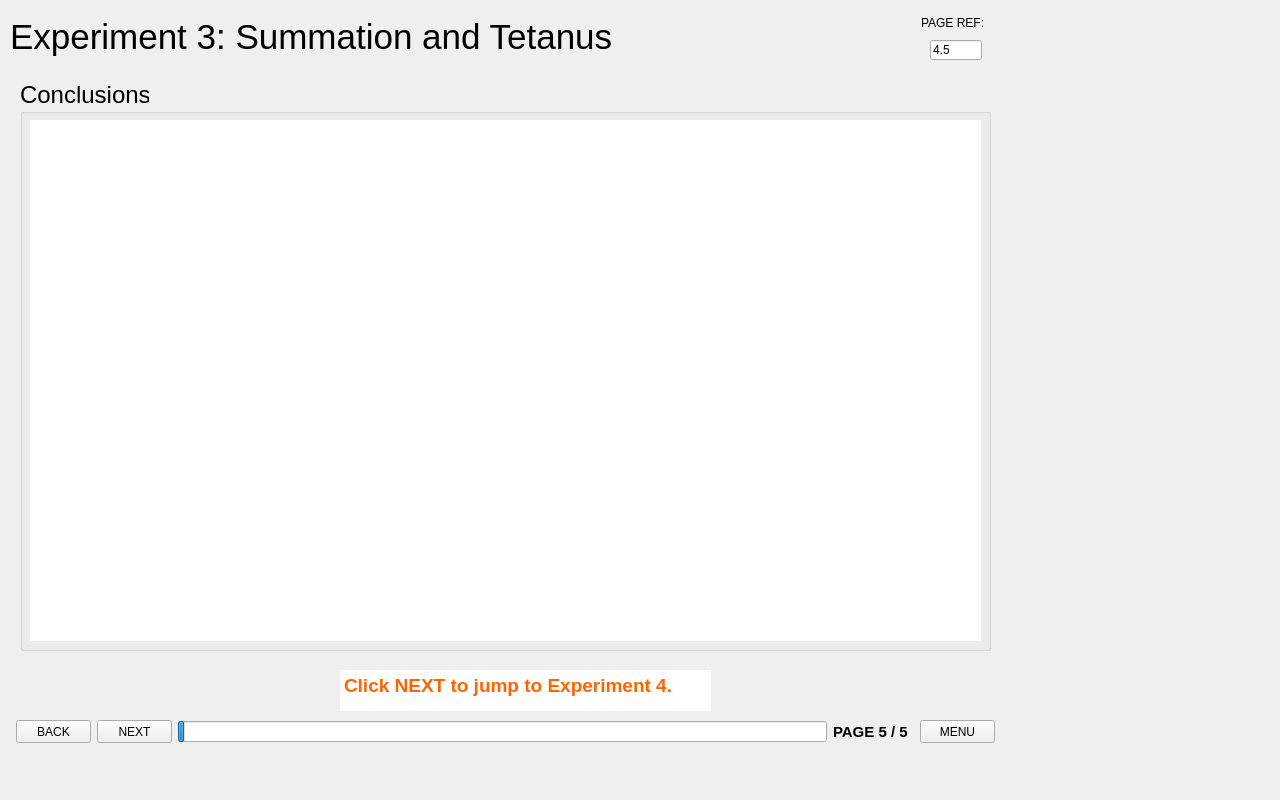
<?xml version="1.0" encoding="UTF-8"?>
<ui version="4.0">
 <class>MainWindow</class>
 <widget class="QMainWindow" name="MainWindow">
  <property name="geometry">
   <rect>
    <x>0</x>
    <y>0</y>
    <width>1280</width>
    <height>800</height>
   </rect>
  </property>
  <property name="windowTitle">
   <string>MainWindow</string>
  </property>
  <property name="autoFillBackground">
   <bool>false</bool>
  </property>
  <widget class="QWidget" name="centralwidget">
   <widget class="QLineEdit" name="lineEdit_2">
    <property name="geometry">
     <rect>
      <x>930</x>
      <y>40</y>
      <width>52</width>
      <height>20</height>
     </rect>
    </property>
    <property name="sizePolicy">
     <sizepolicy hsizetype="Ignored" vsizetype="Fixed">
      <horstretch>0</horstretch>
      <verstretch>0</verstretch>
     </sizepolicy>
    </property>
    <property name="text">
     <string>4.5</string>
    </property>
    <property name="readOnly">
     <bool>true</bool>
    </property>
   </widget>
   <widget class="QLabel" name="labelCurrentWindow">
    <property name="geometry">
     <rect>
      <x>10</x>
      <y>0</y>
      <width>871</width>
      <height>74</height>
     </rect>
    </property>
    <property name="font">
     <font>
      <pointsize>26</pointsize>
     </font>
    </property>
    <property name="text">
     <string>Experiment 3: Summation and Tetanus</string>
    </property>
   </widget>
   <widget class="QLabel" name="labelPageRef_2">
    <property name="geometry">
     <rect>
      <x>921</x>
      <y>0</y>
      <width>71</width>
      <height>46</height>
     </rect>
    </property>
    <property name="sizePolicy">
     <sizepolicy hsizetype="Maximum" vsizetype="Preferred">
      <horstretch>0</horstretch>
      <verstretch>0</verstretch>
     </sizepolicy>
    </property>
    <property name="text">
     <string>PAGE REF:</string>
    </property>
   </widget>
   <widget class="QProgressBar" name="progressBar">
    <property name="geometry">
     <rect>
      <x>178</x>
      <y>721</y>
      <width>649</width>
      <height>21</height>
     </rect>
    </property>
    <property name="sizePolicy">
     <sizepolicy hsizetype="Minimum" vsizetype="Fixed">
      <horstretch>0</horstretch>
      <verstretch>0</verstretch>
     </sizepolicy>
    </property>
    <property name="value">
     <number>1</number>
    </property>
    <property name="textVisible">
     <bool>false</bool>
    </property>
   </widget>
   <widget class="QPushButton" name="pushButtonBack">
    <property name="geometry">
     <rect>
      <x>16</x>
      <y>720</y>
      <width>75</width>
      <height>23</height>
     </rect>
    </property>
    <property name="sizePolicy">
     <sizepolicy hsizetype="Maximum" vsizetype="Fixed">
      <horstretch>0</horstretch>
      <verstretch>0</verstretch>
     </sizepolicy>
    </property>
    <property name="text">
     <string>BACK</string>
    </property>
   </widget>
   <widget class="QPushButton" name="pushButtonNext">
    <property name="geometry">
     <rect>
      <x>97</x>
      <y>720</y>
      <width>75</width>
      <height>23</height>
     </rect>
    </property>
    <property name="sizePolicy">
     <sizepolicy hsizetype="Maximum" vsizetype="Fixed">
      <horstretch>0</horstretch>
      <verstretch>0</verstretch>
     </sizepolicy>
    </property>
    <property name="text">
     <string>NEXT</string>
    </property>
   </widget>
   <widget class="QLabel" name="label_6">
    <property name="geometry">
     <rect>
      <x>833</x>
      <y>707</y>
      <width>81</width>
      <height>49</height>
     </rect>
    </property>
    <property name="sizePolicy">
     <sizepolicy hsizetype="Maximum" vsizetype="Preferred">
      <horstretch>0</horstretch>
      <verstretch>0</verstretch>
     </sizepolicy>
    </property>
    <property name="font">
     <font>
      <pointsize>11</pointsize>
      <weight>75</weight>
      <bold>true</bold>
     </font>
    </property>
    <property name="text">
     <string>PAGE 5 / 5</string>
    </property>
   </widget>
   <widget class="QPushButton" name="pushButtonMenu">
    <property name="geometry">
     <rect>
      <x>920</x>
      <y>720</y>
      <width>75</width>
      <height>23</height>
     </rect>
    </property>
    <property name="sizePolicy">
     <sizepolicy hsizetype="Maximum" vsizetype="Fixed">
      <horstretch>0</horstretch>
      <verstretch>0</verstretch>
     </sizepolicy>
    </property>
    <property name="minimumSize">
     <size>
      <width>50</width>
      <height>20</height>
     </size>
    </property>
    <property name="text">
     <string>MENU</string>
    </property>
   </widget>
   <widget class="QGroupBox" name="groupBox">
    <property name="geometry">
     <rect>
      <x>20</x>
      <y>80</y>
      <width>971</width>
      <height>571</height>
     </rect>
    </property>
    <property name="font">
     <font>
      <pointsize>18</pointsize>
     </font>
    </property>
    <property name="title">
     <string>Conclusions</string>
    </property>
    <widget class="QTextBrowser" name="textBrowser_3">
     <property name="geometry">
      <rect>
       <x>10</x>
       <y>40</y>
       <width>951</width>
       <height>521</height>
      </rect>
     </property>
     <property name="frameShape">
      <enum>QFrame::NoFrame</enum>
     </property>
     <property name="html">
      <string>&lt;!DOCTYPE HTML PUBLIC &quot;-//W3C//DTD HTML 4.0//EN&quot; &quot;http://www.w3.org/TR/REC-html40/strict.dtd&quot;&gt;
&lt;html&gt;&lt;head&gt;&lt;meta name=&quot;qrichtext&quot; content=&quot;1&quot; /&gt;&lt;style type=&quot;text/css&quot;&gt;
p, li { white-space: pre-wrap; }
&lt;/style&gt;&lt;/head&gt;&lt;body style=&quot; font-family:'.AppleSystemUIFont'; font-size:18pt; font-weight:400; font-style:normal;&quot;&gt;
&lt;p align=&quot;justify&quot; style=&quot; margin-top:0px; margin-bottom:0px; margin-left:0px; margin-right:0px; -qt-block-indent:0; text-indent:0px; line-height:120%;&quot;&gt;&lt;a name=&quot;docs-internal-guid-d159d4af-7fff-d798-cb91-69ff39481bc0&quot;&gt;&lt;/a&gt;&lt;span style=&quot; font-family:'Times New Roman'; color:#ffffff; background-color:transparent;&quot;&gt;W&lt;/span&gt;&lt;span style=&quot; font-family:'Times New Roman'; color:#ffffff; background-color:transparent;&quot;&gt;e have seen in the experiment that the muscle fibers give separate contractions called twitches, when they are stimulated at low frequency (e.g. 5 Hz), and a smooth contraction, called a tetanus, when they are stimulated at a high frequency (e.g. 50 Hz). The ratio of tetanus to peak twitch is about 2:1.&lt;/span&gt;&lt;span style=&quot; font-family:'MS Shell Dlg 2'; color:#ffffff;&quot;&gt;&lt;br /&gt;&lt;/span&gt;&lt;/p&gt;
&lt;p align=&quot;justify&quot; style=&quot; margin-top:0px; margin-bottom:0px; margin-left:0px; margin-right:0px; -qt-block-indent:0; text-indent:0px; line-height:120%;&quot;&gt;&lt;span style=&quot; font-family:'Times New Roman'; color:#ffffff; background-color:transparent;&quot;&gt;In life muscles contract smoothly, but this is achieved in a more complex way. The muscle fibers are grouped into “motor units” containing 3 to 50 muscle fibers (up to several thousand). Each motor unit is controlled by a single motoneurone. When it fires an action potential, all the muscle fibers in that motor unit contract. The firing of the motoneurones, and the force generated by the muscle, are regulated by feedback from muscle spindles. Fine control of the force of muscle contraction is achieved by varying the number of motor units that are activated (remember they are of varying sizes) and by varying the frequency of firing, usually in the range of 5 to 20 Hz. A true tetanus is rare in life. &lt;/span&gt;&lt;/p&gt;
&lt;p align=&quot;justify&quot; style=&quot;-qt-paragraph-type:empty; margin-top:0px; margin-bottom:0px; margin-left:0px; margin-right:0px; -qt-block-indent:0; text-indent:0px; font-family:'MS Shell Dlg 2'; color:#ffffff;&quot;&gt;&lt;br /&gt;&lt;/p&gt;&lt;/body&gt;&lt;/html&gt;</string>
     </property>
    </widget>
   </widget>
   <widget class="QTextEdit" name="textEdit_3">
    <property name="geometry">
     <rect>
      <x>340</x>
      <y>670</y>
      <width>371</width>
      <height>41</height>
     </rect>
    </property>
    <property name="font">
     <font>
      <pointsize>21</pointsize>
     </font>
    </property>
    <property name="frameShape">
     <enum>QFrame::NoFrame</enum>
    </property>
    <property name="html">
     <string>&lt;!DOCTYPE HTML PUBLIC &quot;-//W3C//DTD HTML 4.0//EN&quot; &quot;http://www.w3.org/TR/REC-html40/strict.dtd&quot;&gt;
&lt;html&gt;&lt;head&gt;&lt;meta name=&quot;qrichtext&quot; content=&quot;1&quot; /&gt;&lt;style type=&quot;text/css&quot;&gt;
p, li { white-space: pre-wrap; }
&lt;/style&gt;&lt;/head&gt;&lt;body style=&quot; font-family:'.AppleSystemUIFont'; font-size:21pt; font-weight:400; font-style:normal;&quot;&gt;
&lt;p align=&quot;justify&quot; style=&quot; margin-top:0px; margin-bottom:0px; margin-left:0px; margin-right:0px; -qt-block-indent:0; text-indent:0px; line-height:120%;&quot;&gt;&lt;span style=&quot; font-family:'Times New Roman'; font-size:14pt; font-weight:600; color:#ff6400; background-color:transparent;&quot;&gt;Click NEXT to jump to Experiment 4.&lt;/span&gt;&lt;/p&gt;&lt;/body&gt;&lt;/html&gt;</string>
    </property>
   </widget>
  </widget>
 </widget>
 <resources>
  <include location="../resources.qrc"/>
 </resources>
 <connections/>
</ui>
